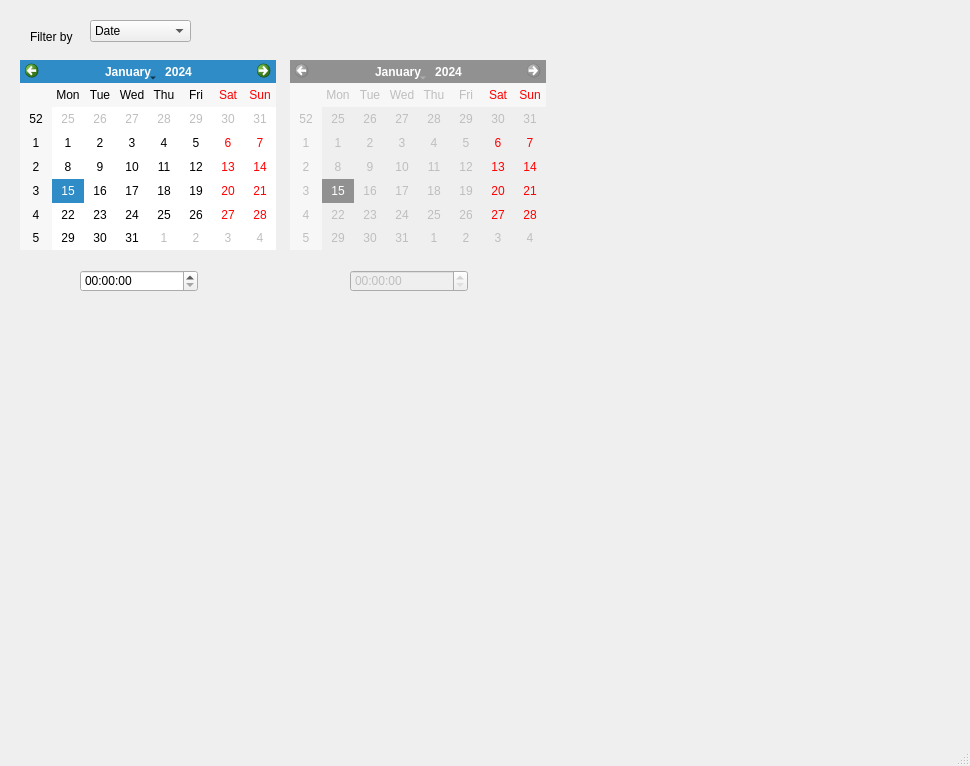
<?xml version="1.0" encoding="UTF-8"?>
<ui version="4.0">
 <class>MainWindow</class>
 <widget class="QMainWindow" name="MainWindow">
  <property name="geometry">
   <rect>
    <x>0</x>
    <y>0</y>
    <width>970</width>
    <height>766</height>
   </rect>
  </property>
  <property name="windowTitle">
   <string>MainWindow</string>
  </property>
  <widget class="QWidget" name="centralwidget">
   <widget class="QCalendarWidget" name="cal1">
    <property name="geometry">
     <rect>
      <x>20</x>
      <y>60</y>
      <width>256</width>
      <height>190</height>
     </rect>
    </property>
   </widget>
   <widget class="QTimeEdit" name="timeEdit1">
    <property name="enabled">
     <bool>true</bool>
    </property>
    <property name="geometry">
     <rect>
      <x>80</x>
      <y>270</y>
      <width>118</width>
      <height>22</height>
     </rect>
    </property>
    <property name="wrapping">
     <bool>false</bool>
    </property>
    <property name="currentSection">
     <enum>QDateTimeEdit::HourSection</enum>
    </property>
    <property name="displayFormat">
     <string>hh:mm:ss</string>
    </property>
   </widget>
   <widget class="QTimeEdit" name="timeEdit2">
    <property name="enabled">
     <bool>false</bool>
    </property>
    <property name="geometry">
     <rect>
      <x>350</x>
      <y>270</y>
      <width>118</width>
      <height>22</height>
     </rect>
    </property>
   </widget>
   <widget class="QCalendarWidget" name="cal1_2">
    <property name="enabled">
     <bool>false</bool>
    </property>
    <property name="geometry">
     <rect>
      <x>290</x>
      <y>60</y>
      <width>256</width>
      <height>190</height>
     </rect>
    </property>
    <property name="focusPolicy">
     <enum>Qt::StrongFocus</enum>
    </property>
   </widget>
   <widget class="QComboBox" name="comboBox">
    <property name="geometry">
     <rect>
      <x>90</x>
      <y>20</y>
      <width>101</width>
      <height>22</height>
     </rect>
    </property>
    <item>
     <property name="text">
      <string>Date</string>
     </property>
    </item>
    <item>
     <property name="text">
      <string>Date-Date</string>
     </property>
    </item>
   </widget>
   <widget class="QLabel" name="label">
    <property name="geometry">
     <rect>
      <x>30</x>
      <y>30</y>
      <width>47</width>
      <height>14</height>
     </rect>
    </property>
    <property name="text">
     <string>Filter by</string>
    </property>
   </widget>
   <widget class="PlotWidget" name="plot1" native="true">
    <property name="geometry">
     <rect>
      <x>20</x>
      <y>340</y>
      <width>341</width>
      <height>271</height>
     </rect>
    </property>
   </widget>
   <widget class="PlotWidget" name="plo2" native="true">
    <property name="geometry">
     <rect>
      <x>370</x>
      <y>340</y>
      <width>341</width>
      <height>271</height>
     </rect>
    </property>
   </widget>
  </widget>
  <widget class="QMenuBar" name="menubar">
   <property name="geometry">
    <rect>
     <x>0</x>
     <y>0</y>
     <width>970</width>
     <height>22</height>
    </rect>
   </property>
  </widget>
  <widget class="QStatusBar" name="statusbar"/>
 </widget>
 <customwidgets>
  <customwidget>
   <class>PlotWidget</class>
   <extends>QWidget</extends>
   <header>pyqtgraph</header>
   <container>1</container>
  </customwidget>
 </customwidgets>
 <resources/>
 <connections/>
</ui>
